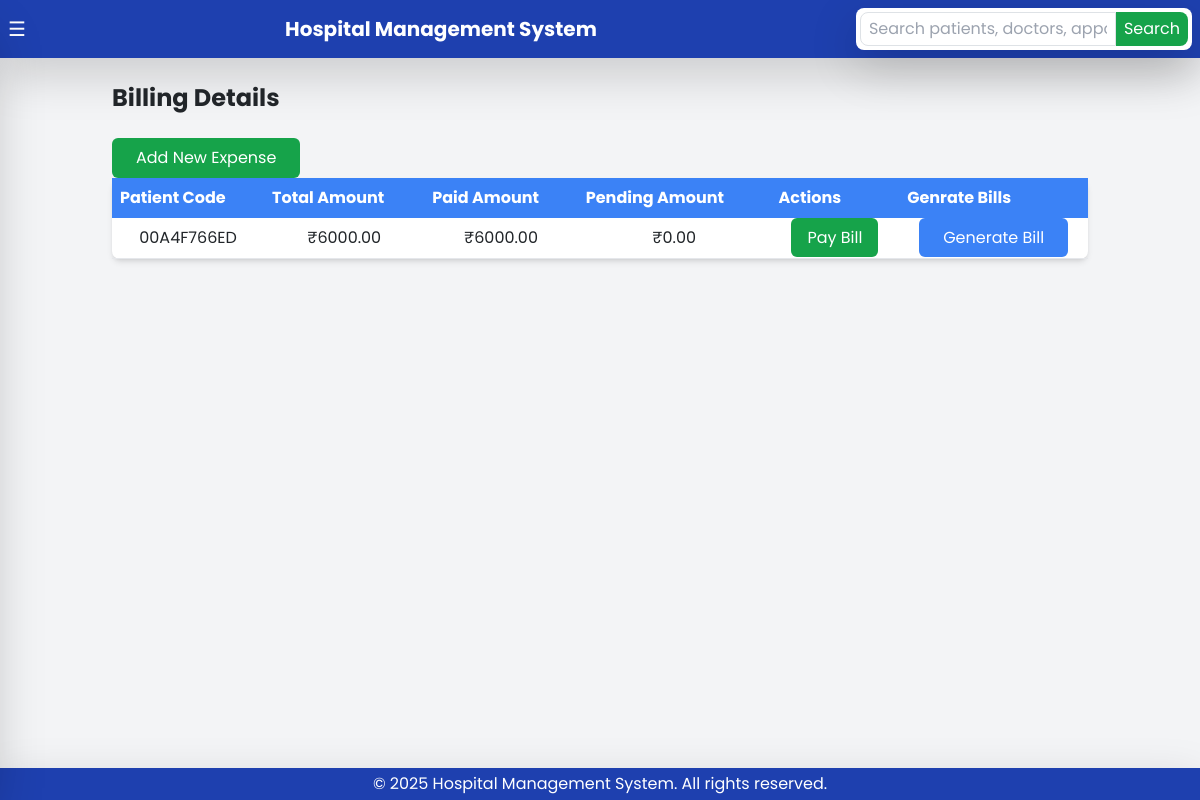
Screenshot of /billing/ (signed in) with the database file from the repository.
### hms/models.py (models this page shows, shortened)
class Billing(models.Model):
    patient = models.ForeignKey(Patient, on_delete=models.CASCADE)
    total_amount = models.DecimalField(max_digits=10, decimal_places=2, default=0)
    paid_amount = models.DecimalField(max_digits=10, decimal_places=2, default=0)
    status = models.CharField(max_length=20, choices=[('paid', 'Paid'), ('pending', 'Pending')], default='pending')
    generated_on = models.DateTimeField(auto_now_add=True)

class Patient(models.Model):
    BLOOD_GROUP_CHOICES = [
        ('A+', 'A+'), ('A-', 'A-'), ('B+', 'B+'), ('B-', 'B-'),
        ('O+', 'O+'), ('O-', 'O-'), ('AB+', 'AB+'), ('AB-', 'AB-')
    ]
    RELATIONSHIP_CHOICES = [
        ('father', 'Father'),
        ('mother', 'Mother'),
        ('son', 'Son'),
        ('daughter', 'Daughter'),
        ('spouse', 'Spouse'),
        ('friend', 'Friend'),
        ('other', 'Other'),
    ]
    patient_code = models.CharField(max_length=15, unique=True, editable=False, blank=True, null=True)
    created_at = models.DateTimeField(default=now)
    user = models.OneToOneField(CustomUser, on_delete=models.CASCADE, related_name="patient")
    date_of_birth = models.DateField(blank=True, null=True)
    age = models.PositiveIntegerField(blank=True, null=True)  # Age field
    contact_number = models.CharField(max_length=15, blank=True, null=True)
    address = models.TextField(blank=True, null=True)
    gender = models.CharField(max_length=10, choices=CustomUser.GENDER_CHOICES, blank=True, null=True)
    aadhar_number = models.CharField(max_length=12, unique=True, validators=[MinLengthValidator(12)], blank=True, null=True)
    blood_group = models.CharField(max_length=3, blank=True, null=True, choices=BLOOD_GROUP_CHOICES)
    email = models.EmailField(unique=True, blank=True, null=True)
    allergies = models.TextField(blank=True, null=True)  # Known allergies
    medical_history = models.TextField(blank=True, null=True)  # Past medical history
    current_medications = models.TextField(blank=True, null=True)  # Current medications
    emergency_contact_name = models.CharField(max_length=255, blank=True, null=True)
    emergency_contact_number = models.CharField(max_length=15, blank=True, null=True)
    emergency_contact_relationship = models.CharField(max_length=50, blank=True, null=True, choices=RELATIONSHIP_CHOICES)
    accompanying_person_name = models.CharField(max_length=255, blank=True, null=True)
    accompanying_person_contact = models.CharField(max_length=15, blank=True, null=True)
    accompanying_person_relationship = models.CharField(max_length=50, blank=True, null=True, choices=RELATIONSHIP_CHOICES)
    accompanying_person_address = models.TextField(blank=True, null=True)
    profile_picture = models.ImageField(upload_to='patient_profiles/', blank=True, null=True)

### hms/views.py (the view)
# urls.py: path('billing/', views.billing, name='billing'),
@login_required
def billing(request):
    bills = Billing.objects.all()
    for bill in bills:
        bill.pending_amount = bill.total_amount - bill.paid_amount
    return render(request, 'hms/billing.html', {'bills': bills})

### hms/templates/hms/billing.html (shortened to what this page needs)
{% extends 'hms/base.html' %}
{% block content %}
<h2 class="text-2xl font-bold">Billing Details</h2>
<a href="{% url 'add_expense' %}" class="mt-4 inline-block px-4 py-2 bg-green-600 text-white rounded">
    Add New Expense
</a>
<br>
<table class="w-full bg-white shadow-md rounded-lg">
    <tr class="bg-blue-500 text-white">
        <th class="p-2">Patient Code</th>
        <th class="p-2">Total Amount</th>
        <th class="p-2">Paid Amount</th>
        <th class="p-2">Pending Amount</th>
        <th class="p-2">Actions</th>
        <th class="p-2">Genrate Bills</th>
    </tr>
    {% for bill in bills %}
    <tr class="border-b text-center">
        <td class="p-2">{{ bill.patient.patient_code }}</td>
        <td class="p-2">₹{{ bill.total_amount }}</td>
        <td class="p-2">₹{{ bill.paid_amount }}</td>
        <td class="p-2">₹{{ bill.pending_amount }}</td>
        <td class="p-2">
            <a href="{% url 'pay_bill' bill.id %}" class="px-3 py-2 bg-green-600 text-white rounded">Pay Bill</a>
        </td>
        <td>
            <a href="{% url 'generate_bill' bill.patient.patient_code %}"
               class="px-4 py-2 bg-blue-500 text-white rounded hover:bg-blue-700">
                Generate Bill
            </a>
        </td>
    </tr>
    {% empty %}
    <tr>
        <td colspan="5" class="p-4 text-center">No bills available</td>
    </tr>
    {% endfor %}
</table>
{% endblock %}

### hms/templates/hms/base.html (style rules this page uses)
body { font-family: 'Poppins', sans-serif; }

### rows the page displays
Billing: patient.patient_code "00A4F766ED", total_amount "6000.00", paid_amount "6000.00", pending_amount "0.00"
